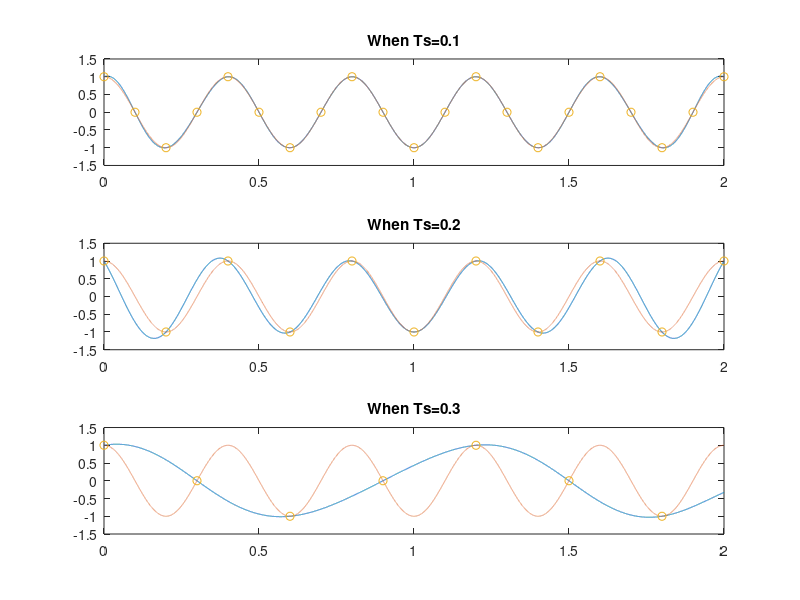

MATLAB code to generate this figure:
t_fine = 0:0.0001:2;
Ts1 = 0.1; Ts2 = 0.2; Ts3 = 0.3; 
T1 = 0:Ts1:2; T2 = 0:Ts2:2; T3 = 0:Ts3:2; 
xr1=0; xr2=0; xr3=0; 
xorig=cos(5*pi*t_fine);
x1=cos(5*pi*T1); x2=cos(5*pi*T2); x3=cos(5*pi*T3); 

for n=0:1:2/Ts1  
	xr1=xr1+(x1(n+1)*sinc((t_fine-n*Ts1)/Ts1)); 
end  
for n=0:1:2/Ts2  
	xr2=xr2+(x2(n+1)*sinc((t_fine-n*Ts2)/Ts2)); 
end  
for n=0:1:2/Ts3
	xr3=xr3+(x3(n+1)*sinc((t_fine-n*Ts3)/Ts3)); 
end 

subplot(3,1,1);
plot(t_fine,xr1,'-',t_fine,xorig,'--',T1,x1,'o'); 
title('When Ts=0.1')
subplot(3,1,2);
plot(t_fine,xr2,'-',t_fine,xorig,'--',T2,x2,'o');
title('When Ts=0.2')  
subplot(3,1,3); 
plot(t_fine,xr3,'-',t_fine,xorig,'--',T3,x3,'o'); 
title('When Ts=0.3') 
  
